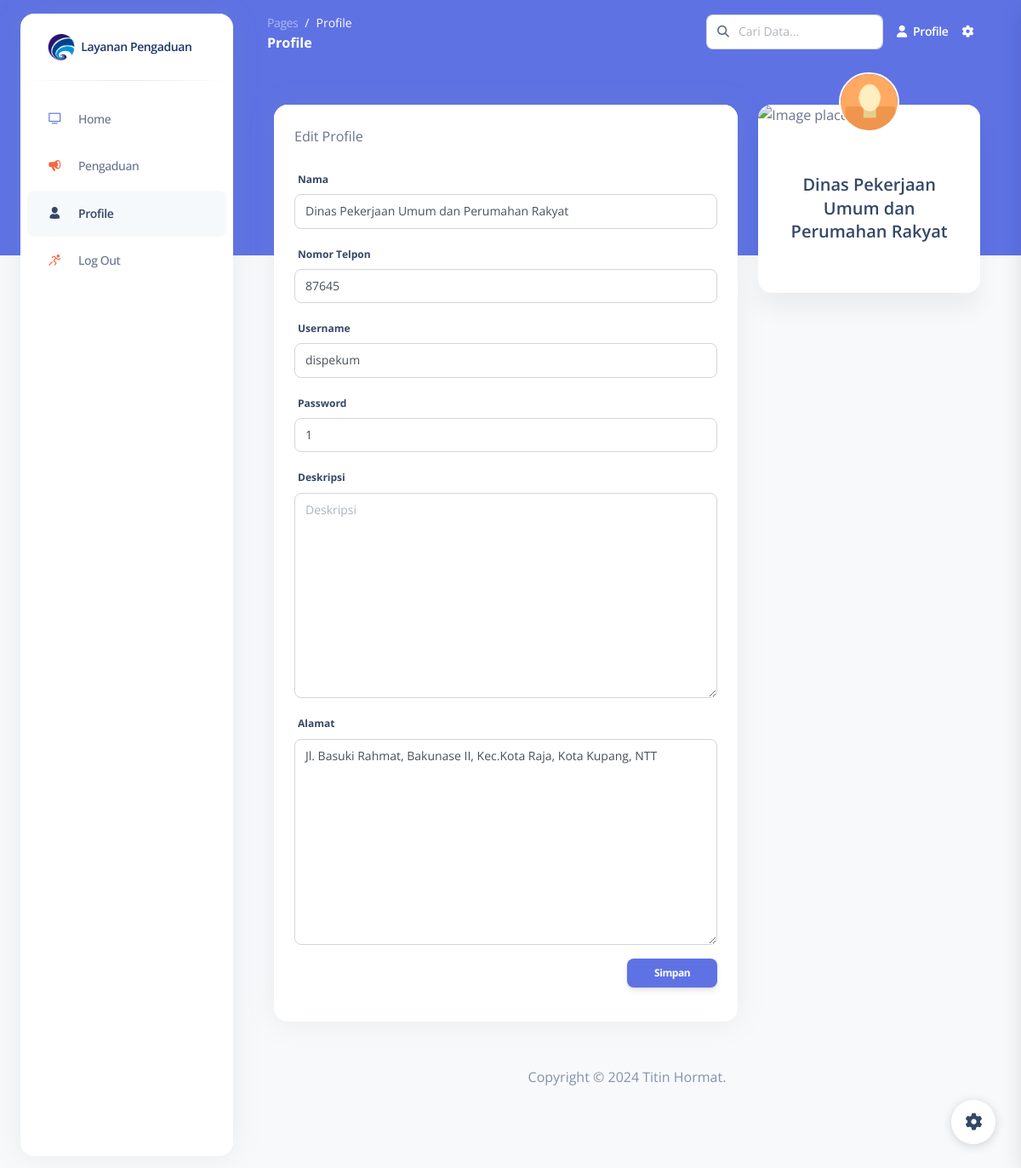
/pages/pelanggan_profile.php (signed in), run on the app's committed database.
### tables this page shows
CREATE TABLE `pelanggan` (
  `id_pelanggan` int(20) NOT NULL,
  `nama_dinas` varchar(200) NOT NULL,
  `alamat` text NOT NULL,
  `nomor_telpon` varchar(30) NOT NULL,
  `username` varchar(50) NOT NULL,
  `password` varchar(50) NOT NULL,
  `deskripsi` text NOT NULL,
  `gambar` text NOT NULL
);

### pages/pelanggan_profile.php (the view, shortened to what this page needs)
<!DOCTYPE html>
<html lang="en">
<head>
    <link href="../assets/css/nucleo-icons.css" rel="stylesheet" />
    <link href="../assets/css/nucleo-svg.css" rel="stylesheet" />
    <link href="../assets/css/nucleo-svg.css" rel="stylesheet" />
    <link id="pagestyle" href="../assets/css/argon-dashboard.css?v=2.0.4" rel="stylesheet" />
</head>
<body class="g-sidenav-show   bg-gray-100">
    <aside class="sidenav bg-white navbar navbar-vertical navbar-expand-xs border-0 border-radius-xl my-3 fixed-start ms-4 " id="sidenav-main">
        <div class="sidenav-header">
            <a class="navbar-brand m-0" href="pelanggan_home" target="_blank">
                <img src="../assets/img/logo.png" class="navbar-brand-img h-100" alt="main_logo">
                <span class="ms-1 font-weight-bold" style="color: #1c3669;">Layanan Pengaduan</span>
            </a>
        </div>
        <hr class="horizontal dark mt-0">
        <div class="collapse navbar-collapse  w-auto " id="sidenav-collapse-main">
            <ul class="navbar-nav">
                <li class="nav-item">
                    <a class="nav-link " href="../pages/pelanggan_home">
                        <div class="icon icon-shape icon-sm border-radius-md text-center me-2 d-flex align-items-center justify-content-center">
                            <i class="ni ni-tv-2 text-primary text-sm opacity-10"></i>
                        </div>
                        <span class="nav-link-text ms-1">Home</span>
                    </a>
                </li>
                <li class="nav-item">
                    <a class="nav-link " href="../pages/pelanggan_pengaduan">
                        <div class="icon icon-shape icon-sm border-radius-md text-center me-2 d-flex align-items-center justify-content-center">
                            <i class="ni ni-notification-70 text-warning text-sm opacity-10"></i>
                        </div>
                        <span class="nav-link-text ms-1">Pengaduan</span>
                    </a>
                </li>
                <li class="nav-item">
                    <a class="nav-link active" href="../pages/pelanggan_profile">
                        <div class="icon icon-shape icon-sm border-radius-md text-center me-2 d-flex align-items-center justify-content-center">
                            <i class="ni ni-single-02 text-dark text-sm opacity-10"></i>
                        </div>
                        <span class="nav-link-text ms-1">Profile</span>
                    </a>
                </li>
                <li class="nav-item">
                    <a class="nav-link " href="../pages/pelanggan_logout">
                        <div class="icon icon-shape icon-sm border-radius-md text-center me-2 d-flex align-items-center justify-content-center">
                            <i class="ni ni-user-run text-warning text-sm opacity-10"></i>
                        </div>
                        <span class="nav-link-text ms-1">Log Out</span>
                    </a>
                </li>
            </ul>
        </div>
    </aside>
    <main class="main-content position-relative border-radius-lg ">
        <nav class="navbar navbar-main navbar-expand-lg px-0 mx-4 shadow-none border-radius-xl " id="navbarBlur" data-scroll="false">
            <div class="container-fluid py-1 px-3">
                <nav aria-label="breadcrumb">
                    <ol class="breadcrumb bg-transparent mb-0 pb-0 pt-1 px-0 me-sm-6 me-5">
                        <li class="breadcrumb-item text-sm"><a class="opacity-5 text-white" href="javascript:;">Pages</a></li>
                        <li class="breadcrumb-item text-sm text-white active" aria-current="page">Profile</li>
                    </ol>
                    <h6 class="font-weight-bolder text-white mb-0">Profile</h6>
                </nav>
                <div class="collapse navbar-collapse mt-sm-0 mt-2 me-md-0 me-sm-4" id="navbar">
                    <div class="ms-md-auto pe-md-3 d-flex align-items-center">
                        <div class="input-group">
                            <span class="input-group-text text-body"><i class="fas fa-search" aria-hidden="true"></i></span>
                            <input type="text" class="form-control" placeholder="Cari Data...">
                        </div>
                    </div>
                    <ul class="navbar-nav  justify-content-end">
                        <li class="nav-item d-flex align-items-center">
                            <a href="pelanggan_profile" class="nav-link text-white font-weight-bold px-0">
                                <i class="fa fa-user me-sm-1"></i>
                                <span class="d-sm-inline d-none">Profile</span>
                            </a>
                        </li>
                        <li class="nav-item px-3 d-flex align-items-center">
                            <a href="javascript:;" class="nav-link text-white p-0">
                                <i class="fa fa-cog fixed-plugin-button-nav cursor-pointer"></i>
                            </a>
                        </li>
                    </ul>
                </div>
            </div>
        </nav>
        <?php
        include '../koneksi.php';
        if (isset($_SESSION['id_pelanggan'])) {
            $id_pelanggan = $_SESSION['id_pelanggan'];
            $query = "SELECT * FROM pelanggan WHERE id_pelanggan = '$id_pelanggan'";
            $result = mysqli_query($koneksi, $query);
            if ($result) {
                if (mysqli_num_rows($result) > 0) {
                    $admin = mysqli_fetch_assoc($result);
        ?>
                    <div class="container-fluid py-4">
                        <div class="container-fluid py-4">
                            <div class="row">
                                <div class="col-md-8">
                                    <div class="card">
                                        <div class="card-header pb-0">
                                            <div class="d-flex align-items-center">
                                                <p class="mb-0">Edit Profile</p>
                                            </div>
                                        </div>
                                        <div class="card-body">
                                            <div class="row">
                                                <form id="editDataProfile" action="pelanggan/fp/data_fp.php" method="POST">
                                                    <div class="col-md-12">
                                                        <div class="form-group">
                                                            <label for="example-text-input" class="form-control-label">Nama</label>
                                                            <input class="form-control" type="text" name="nama_dinas" value="<?php echo $admin['nama_dinas']; ?>">
                                                        </div>
                                                    </div>
                                                    <div class="col-md-12">
                                                        <div class="form-group">
                                                            <label for="example-text-input" class="form-control-label">Nomor Telpon</label>
                                                            <input class="form-control" type="number" name="nomor_telpon" value="<?php echo $admin['nomor_telpon']; ?>">
                                                        </div>
                                                    </div>
                                                    <div class="col-md-12">
                                                        <div class="form-group">
                                                            <label for="example-text-input" class="form-control-label">Username</label>
                                                            <input class="form-control" type="text" name="username" value="<?php echo $admin['username']; ?>">
                                                        </div>
                                                    </div>
                                                    <div class="col-md-12">
                                                        <div class="form-group">
                                                            <label for="example-text-input" class="form-control-label">Password</label>
                                                            <input class="form-control" type="text" name="password" value="<?php echo $admin['password']; ?>">
                                                        </div>
                                                    </div>
                                                    <div class="col-md-12">
                                                        <div class="form-group">
                                                            <label>Deskripsi</label>
                                                            <textarea rows="10" cols="80" class="form-control" placeholder="Deskripsi" name="deskripsi" id="deskripsi"><?php echo $admin['deskripsi']; ?></textarea>
                                                        </div>
                                                    </div>
                                                    <div class="col-md-12">
                                                        <div class="form-group">
                                                            <label>Alamat</label>
                                                            <textarea rows="10" cols="80" class="form-control" placeholder="Alamat" name="alamat" id="alamat"><?php echo $admin['alamat']; ?></textarea>
                                                        </div>
                                                    </div>
                                                    <button type="submit" class="btn btn-primary btn-sm ms-auto" style="align-items: end; display: flex; justify-content: end; ">Simpan</button>
                                                </form>
                                            </div>
                                        </div>
                                    </div>
                                </div>
                                <div class="col-md-4">
                                    <div class="card card-profile shadow-blur">
                                        <div class="row justify-content-center">
                                            <div class="col-4 col-lg-4 order-lg-2">
                                                <div class="mt-n4 mt-lg-n6 mb-4 mb-lg-0">
                                                    <a href="javascript:void(0)" onclick="document.getElementById('editFotoProfile').click()">
                                                        <?php if (!empty($admin['gambar'])) : ?>
                                                            <img src="pelanggan/fp/gambar/<?php echo $admin['gambar']; ?>" class="rounded-circle img-fluid border border-2 border-white">
                                                        <?php else : ?>
                                                            <img src="../assets/img/profile.jpg" class="rounded-circle img-fluid border border-2 border-white">
                                                        <?php endif; ?>
                                                    </a>
                                                </div>
                                            </div>
                                        </div>
                                        <div class="card-header text-center border-0 pt-0 pt-lg-2 pb-4 pb-lg-3">
                                        </div>
                                        <div class="card-body pt-0">
                                            <div class="text-center mt-4">
                                                <h5>
                                                    <?php echo $admin['nama_dinas']; ?>
                                                </h5>
                                                <div>
                                                </div>
                                            </div>
                                        </div>
                                    </div>
                                </div>
                            </div>
                <?php
                } else {
                    echo "Tidak ada data admin.";
                }
            } else {
                echo "Gagal mengambil data admin: " . mysqli_error($koneksi);
            }
        } else {
            echo "Session id_admin tidak tersedia.";
        }
                ?>
                <footer class="footer py-5">
                    <div class="container">
                        <div class="row">
                            <div class="col-8 mx-auto text-center mt-1">
                                <p class="mb-0 text-secondary">
                                    Copyright ©
                                    Titin Hormat.
                                </p>
                            </div>
                        </div>
                    </div>
                </footer>
                        </div>
    </main>
    <div class="fixed-plugin">
        <a class="fixed-plugin-button text-dark position-fixed px-3 py-2">
            <i class="fa fa-cog py-2"> </i>
        </a>
    </div>
    <link href="https://cdnjs.cloudflare.com/ajax/libs/cropperjs/1.5.12/cropper.min.css" rel="stylesheet">
</body>
</html>

### assets/css/nucleo-svg.css (style rules this page uses)
.icon { display: inline-block; color: #111111; height: 1em; width: 1em; }
.icon-sm { height: 0.8em; width: 0.8em; }
.icon { fill: currentColor; stroke: none; }

### data on the page
pelanggan: nama_dinas "Dinas Pekerjaan Umum dan Perumahan Rakyat", nomor_telpon "87645", username "dispekum", password "1", alamat "Jl. Basuki Rahmat, Bakunase II, Kec.Kota Raja, Kota Kupang, NTT"
